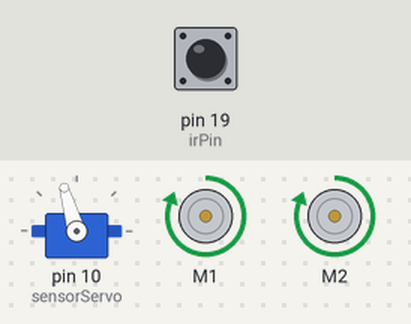
Simulated run of this sketch. Board: Arduino Uno, built with avr-gcc and run on an emulated ATmega328P. Shown: servo, 2 × DC motor (green arrow = forward, orange = backward, longer = faster). Inputs (shaded band) come from the test bench; at power-on: pin 19 (irPin) HIGH.

Above: at 1.2 s.
1.3 s: pin 19 (irPin) driven LOW
At 1.67 s:
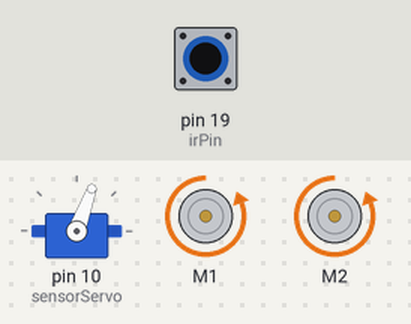
4.3 s: pin 19 (irPin) driven HIGH
At 4.71 s:
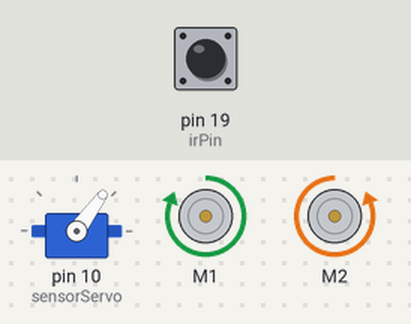
7.3 s: pin 19 (irPin) driven LOW
At 7.75 s:
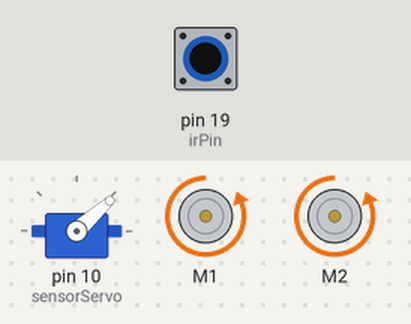
10.3 s: pin 19 (irPin) driven HIGH
At 10.48 s:
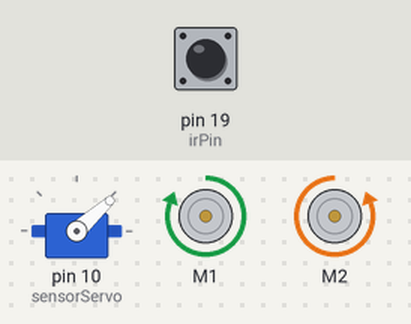
13.3 s: pin 19 (irPin) pulsed LOW 2 times (0.12 s each, 0.3 s apart)
At 13.83 s:
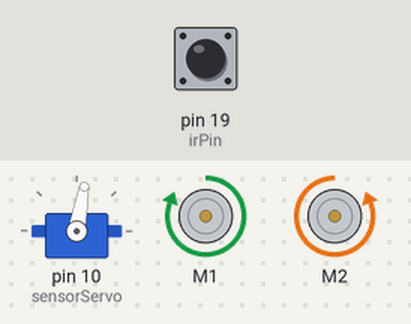
16.3 s: pin 19 (irPin) pulsed LOW 5 times (0.12 s each, 0.3 s apart)
At 16.87 s:
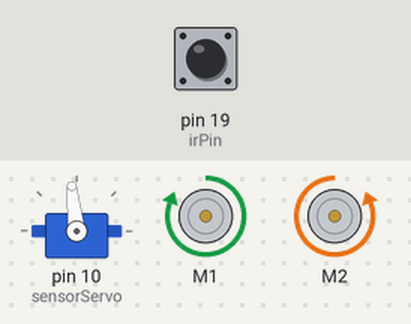
Timing chart, 0 to 66.8 s (numbered marks = the images above; inputs shaded):
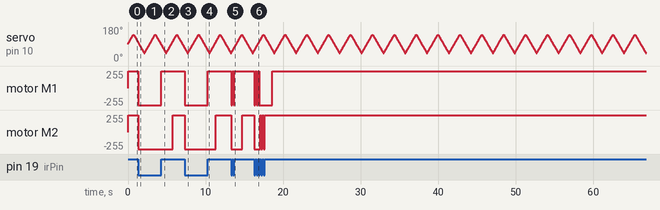

Measured:
- after the input at 1.3 s, motor M1, motor M2: forward 255/255 → backward 255/255 at once
- after the input at 4.3 s, motor M1: backward 255/255 → forward 255/255 at once; motor M2: backward 255/255 → forward 255/255 after 1.5 s
- after the input at 7.3 s, motor M1, motor M2: forward 255/255 → backward 255/255 at once
- after the input at 10.3 s, motor M1: backward 255/255 → forward 255/255 at once; motor M2: backward 255/255 → forward 255/255 after 1.0 s
- after the input at 13.3 s, motor M1: alternates forward 255/255 for 0.19 s and backward 255/255 for 0.12 s, 4 changes in all, then stays forward 255/255, starting at once; motor M2: forward 255/255 → backward 255/255 at once, → forward 255/255 1.4 s later

The sketch:

Arduino_Robot_2_Obstacle_Avoid.ino
```cpp
/*
 * George Frick (george.frick@gmail.com)
 * Jan/Feb 2010.
 * Arduino Robot 2 - Wandering Tank
 * This robot will wander around, scanning with a very short range forward IR.
 * When an object is detected, the robot will turn based on the position of the IR sensor
 * during the detection. The robot will move backwards, then turn away from the detected object
 * and continue. The robot runs continuously.
 */
#include <AFMotor.h>
#include <Servo.h>

// Two motors, a servo, and an IR sensor.
AF_DCMotor motor1(1, MOTOR12_64KHZ); // create motor #1, 64KHz pwm
AF_DCMotor motor2(2, MOTOR12_64KHZ); // create motor #2, 64KHz pwm
Servo sensorServo;
const int irPin = 19; // pin 5 as digital is pin 19

// Timing. I don't like using delay.
unsigned long tCnt = 0;
unsigned long tStart = 0;
unsigned long tDelta = 0;
unsigned long tTurn = 0;

int state;               // Current Robot State
int lastState;           // Previous Robot State
int servoPos;            // Position to send servo
int servoDirection;      // Direction servo is turning
int lastDetectionAngle;  // Position of servo at last IR detect.

// Constants for state of tank tracks.
const int STATE_FORWARD = 1;
const int STATE_TURN_RIGHT = 2;
const int STATE_BACKWARD = 3;
const int STATE_TURN_LEFT = 4;

// Constants for Servo.
const int DIR_LEFT = 0;
const int DIR_RIGHT = 1;
const int MIN_DEGREE = 40;
const int MAX_DEGREE = 140;

/*
 * Initializes everything. Is run once.
 */
void setup() {
  Serial.begin(9600);           // set up Serial library at 9600 bps
  sensorServo.attach(10);  // attaches the servo on pin 10
  pinMode(irPin, INPUT);
  motor1.setSpeed(255);     // set the speed to 200/255
  motor2.setSpeed(255);     // set the speed to 200/255
  tStart = millis();
  lastState = state = STATE_FORWARD;
  servoPos = 90;
  servoDirection = DIR_RIGHT;
  sensorServo.write(servoPos);
  //state = 0; // Uncomment to have robot not move tank tracks.
}

/*
 * Runs continuously.
 * 1. Update Servo.
 * 2. Check IR sensor.
 * 3. Move Robot
 */
void loop() {
  tDelta = millis() - tStart;
  tCnt += tDelta;
  tStart += tDelta;

  // Tell the servo to move 2 degrees every 25 ticks.
  if( tCnt > 25 ) {
    tCnt = 0;
    if( servoDirection == DIR_LEFT ) {
      servoPos -= 2;
    } else if( servoDirection == DIR_RIGHT) {
      servoPos += 2;
    }

    // Servo position will be beyond desired angles, turn around.
    if( servoPos >= MAX_DEGREE ) {
      servoDirection = DIR_LEFT;
    } else if( servoPos <= MIN_DEGREE ) {
      servoDirection = DIR_RIGHT;
    }
    sensorServo.write(servoPos);
  }

  // Allows disabling of tracks by setting state to 0.
  if(state == 0) {
    moveRobot();
    return;
  }

  // Double read the pin, @see forums.adafruit.com
  digitalRead(irPin);
  delay(5);
  if( digitalRead(irPin) == 0 ) {
    lastDetectionAngle = servoPos;
    state = STATE_BACKWARD;
  } else {
    if( state == STATE_BACKWARD ) {
      if( lastDetectionAngle > 105 ) { // right
        state = STATE_TURN_LEFT;
        tTurn = 1000; // turn for ~1 seconds
      } else if( lastDetectionAngle < 75 ) { // left
        state = STATE_TURN_RIGHT;
        tTurn = 1000; // turn for ~1 seconds
      } else { // center
        state = STATE_TURN_RIGHT; // for now, turn right by default.
        tTurn = 1500; // turn for ~1 seconds
      }
    } else if ( state == STATE_TURN_RIGHT || state == STATE_TURN_LEFT ) {
      tTurn -= tDelta;
      if( tTurn <= 10 ) {
        state = STATE_FORWARD;
      }
    } else {
      state = STATE_FORWARD;
    }
  }

  moveRobot();
}

/*
 * Uses the state of the robot to move tank treads accordingly
 */
void moveRobot() {

  // The motors seemed to respond better if they receive a stop before a switch in direction.
  if( state != lastState ) {
    motor1.run(RELEASE);      // stopped
    motor2.run(RELEASE);      // stopped
  }

  switch( state ) {
    default:
      return; // helps test, state 0 = dont move.
    case STATE_FORWARD: {
      motor1.run(FORWARD);      // turn it on going forward
      motor2.run(FORWARD);      // turn it on going forward
      break;
    }
    case STATE_BACKWARD: {
      motor1.run(BACKWARD);      // turn it on going forward
      motor2.run(BACKWARD);      // turn it on going forward
      break;
    }
    case STATE_TURN_RIGHT: {
      motor1.run(FORWARD);      // turn it on going forward
      motor2.run(BACKWARD);      // turn it on going forward
      break;
    }
    case STATE_TURN_LEFT: {
      motor1.run(BACKWARD);      // turn it on going forward
      motor2.run(FORWARD);      // turn it on going forward
      break;
    }
  }

  lastState = state;
}

/* EOF */
```
